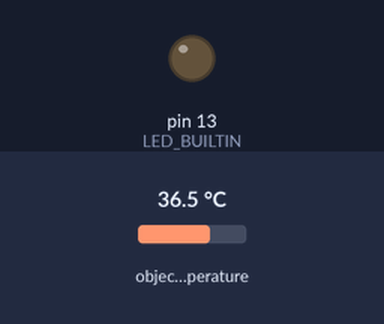
A sketch run on a simulated Arduino Uno, built with avr-gcc and run on an emulated ATmega328P. On the bench: output pins drawn as LEDs (lit = HIGH). The test bench sets the inputs (shaded band); at power-on: object temperature 36.5 °C. What the sketch prints to the serial monitor is not drawn.

Above: at 5.1 s.
Timing chart, 0 to 13.2 s (numbered marks = the images above):
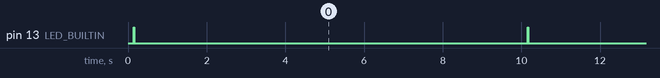

The sketch:

IRTHERMLCD2.ino
```cpp
#include <Wire.h>
#include <SparkFunMLX90614.h>
#include <SoftwareSerial.h>

#define TxPin 14
SoftwareSerial mySerial = SoftwareSerial(255, TxPin);

IRTherm therm;

#define num 9
int durs[num]  = {211, 212, 212, 211, 212, 212, 212, 212, 212};
int octs[num]  = {216, 216, 216, 216, 216, 216, 216, 215, 216};
int notes[num] = {227, 227, 227, 223, 227, 230, 232, 230, 232};

void setup() {
  Serial.begin(9600);
  mySerial.begin(9600);
  Wire.begin();

  if (therm.begin() == false) {
    Serial.println("Qwiic IR thermometer did not acknowledge! Freezing!");
    while(1);
  }
  Serial.println("Qwiic IR Thermometer did acknowledge.");

  therm.setUnit(TEMP_F);
  pinMode(LED_BUILTIN, OUTPUT);

  delay(100);
  mySerial.write(12); // clear
  delay(10);
  mySerial.write(22); // no cursor no blink
  delay(10);
  mySerial.write(17); // backlight
  delay(10);
  mySerial.print("Temperature: ");
}

void loop() {
  digitalWrite(LED_BUILTIN, HIGH);

  if (therm.read()) {
    float temperature = therm.object();
    Serial.print("Object Temperature: " + String(temperature, 2) + "F");
      mySerial.write(128 + 64); // set cursor to line 2
      mySerial.print("Temp: " + String(temperature, 2) + "F");

    if (temperature < 50.0) {
      mySerial.write(13);
      for (long k = 0; k < num; k++) {
        mySerial.write(durs[k]);
        mySerial.write(octs[k]);
        mySerial.write(notes[k]);
        int len = 214 - durs[k];
        float del = 2000 / pow(2, len);
        delay(int(del * 1.1));
      }
    }
    Serial.println();
    mySerial.write(128); // set cursor to line 1
  }

  digitalWrite(LED_BUILTIN, LOW);
  delay(10000); // 10 seconds delay
}
```

Measured:
- by itself, pin 13 (LED_BUILTIN): alternates HIGH for 0.02 s and LOW for 10.0 s
